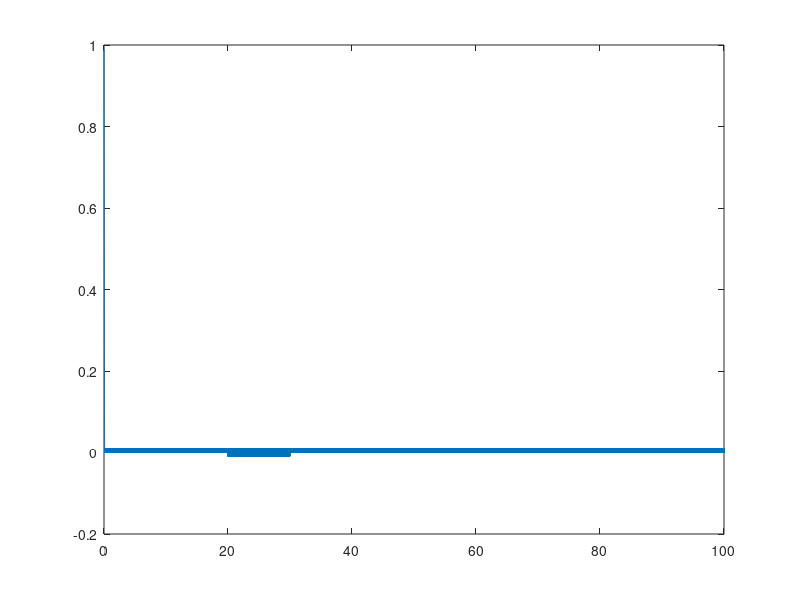
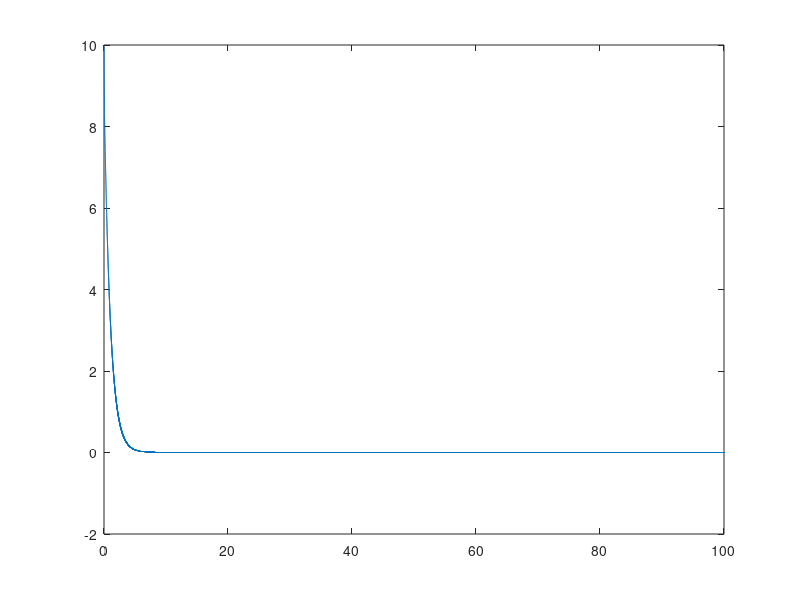
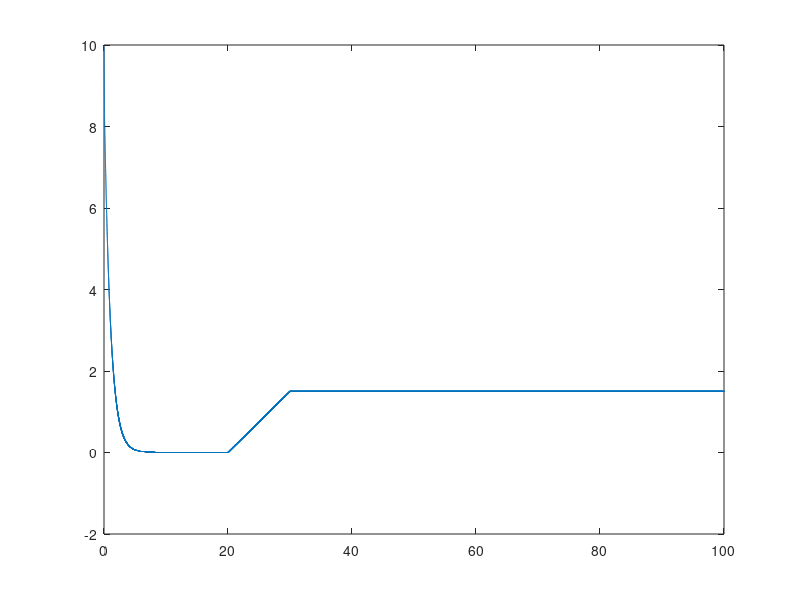

Source code (MATLAB) for these figures, in order:
tStep = .001;

%times to evaluate
tVal = 0:tStep:100;
sVal = zeros(1, length(tVal));
eVal = zeros(1, length(tVal));
posVal = zeros(1, length(tVal));

%initial difference from sliding surface
Si = 1;
eta = .01;
lamda = 1;
initalError = 10;
C = initalError - Si;

S = @(t, Sp) Sp - eta/lamda * sign(Sp);
E = @(t, Sp) C * exp(-t/lamda) + S(t, Sp);

posSlid = 0;
slideRate = .15;

Sp = Si;
for i = 1:length(tVal)
    sVal(i) = S(tVal(i), Sp);
    Sp = S(tVal(i), Sp);
    eVal(i) = E(tVal(i), Sp);

    %for time t = 20 to t = 30 - slide along (t - 20) * slidRate;

    if(tVal(i) > 20 && tVal(i) < 30)
        Sp = Sp + slideRate * tStep;
        posSlid = posSlid + slideRate *tStep;
    end

    %position of vehicle
    posVal(i) = posSlid + eVal(i);
    

end

figure(1);
plot(tVal,sVal);

figure(2);
plot(tVal, eVal);

figure(3);
plot(tVal, posVal);

